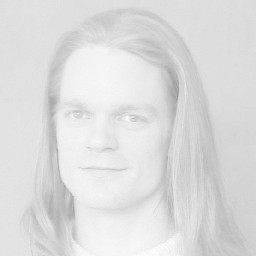
#> input picture Practica2/low.jpg, 256 x 256 px
$ python Ejercicio1.py
#> lines starting #> are read from the running program, lines starting #| are printed output that depends on the picture
import cv2 as cv
import matplotlib.pyplot as plt
import math
import numpy as np
            ######## PARA QUE FUNCIONEN LAS FUNCIONES HAY QUE DESCOMENTAR LA LÍNEA DESEADA AL FINAL DEL CODIGO Y VICEVERSA. ########
img = cv.imread("low.jpg", 0)
#> img is the input picture: shape (256, 256); min 143, max 253, mean 220.5
filas, columnas = img.shape  # dimensiones de la imagen
#> filas = 256; columnas = 256
img3 = np.zeros((filas, columnas),dtype=np.uint8)  # devuelve un array de la forma dada con 0's y lo convierte al tipo uint8 para operar con enteros e iremos añadiendo los elementos
img4 = np.zeros((filas, columnas),dtype=np.uint8)

#A)
def histograma():
    img2 = cv.calcHist([img], [0], None, [256], [0, 256])  # calcula histograma
#> img2 = 256 values, max 6785 at index 221, min 0 at index 0, mean 256
    plt.xlabel('Gray Level') #editamos etiquetas para los ejes x e y
    plt.ylabel('Pixel Count')
    plt.plot(img2)  # monto la gráfica
    plt.show() #la mostramos
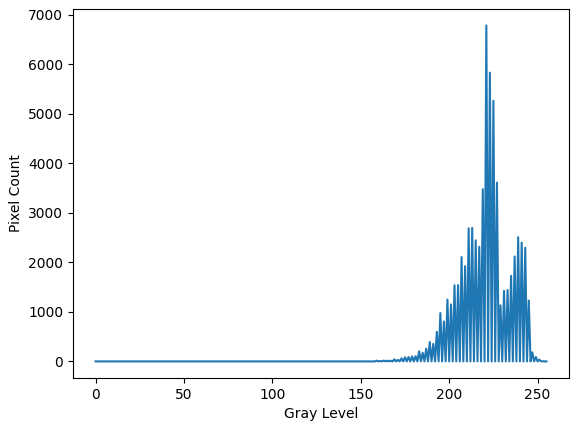
#> figure drawn by matplotlib, 1 panel; curve peaks at x = 221, y = 6785
    cv.imshow("hist",img)

#B)
def transfLog():
   r = np.max(img)  # L-1
   c = r / math.log(1 + r) #calculamos constante C
   print(c)
   for x in range(filas):
      for y in range(columnas):  # para cada pixel
          img3[x, y] = c * math.log(1 + img[x, y]) #aplicamos la transformacion T(r) = c*log(1+r) donde r es el valor en la escala de grises de cada pixel
   cv.imshow("log",img3)


def transPotencia(n):
   r = np.max(img) #L-1
   c = r/pow(r,n) #cálculo de la constance C = r/ r^n donde n es un número que le pasaremos por parámetro
   print(c)
   for x in range(filas):
       for y in range(columnas):
           img4[x,y] = c*(pow(img[x,y],n)) #aplicamos la transformación
   cv.imshow("potencia",img4)
   print(img4)

#C)
def ecualiza():
    cv.imshow("ORIGINAL",img)
    img5=cv.equalizeHist(img) #aplicamos la función para equalizar la imágen
    cv.imshow("EQUALIZADA",img5)
    img2=img/2 #divido/2 para coger la mitad de escala de grises de los pixeles con la img2 , para sumarlas y que no pase de 255
    img5=img5/2
    imgDif = img2-img5 #hacemos la diferencia de la imagen original en escala de grises - la equalizada
    imgDif = imgDif.astype(np.uint8) #transformamos a uint8 para trabajar con enteros

    #MOSTRAMOS MATRICES
    print("ORIGINAL\n")
    print(img2)
    print("\n\n")
    print("MODIFICADA\n")
    print(img5)
    print("\n\n")
    print("DIF\n")
    print(imgDif)

    cv.imshow("DIFERENCIA",imgDif)

                ######## PARA QUE FUNCIONEN LAS FUNCIONES HAY QUE DESCOMENTAR LA LÍNEA DESEADA AL FINAL DEL CODIGO Y VICEVERSA. ########
histograma()
# [6 lines of commented-out code are left out]
